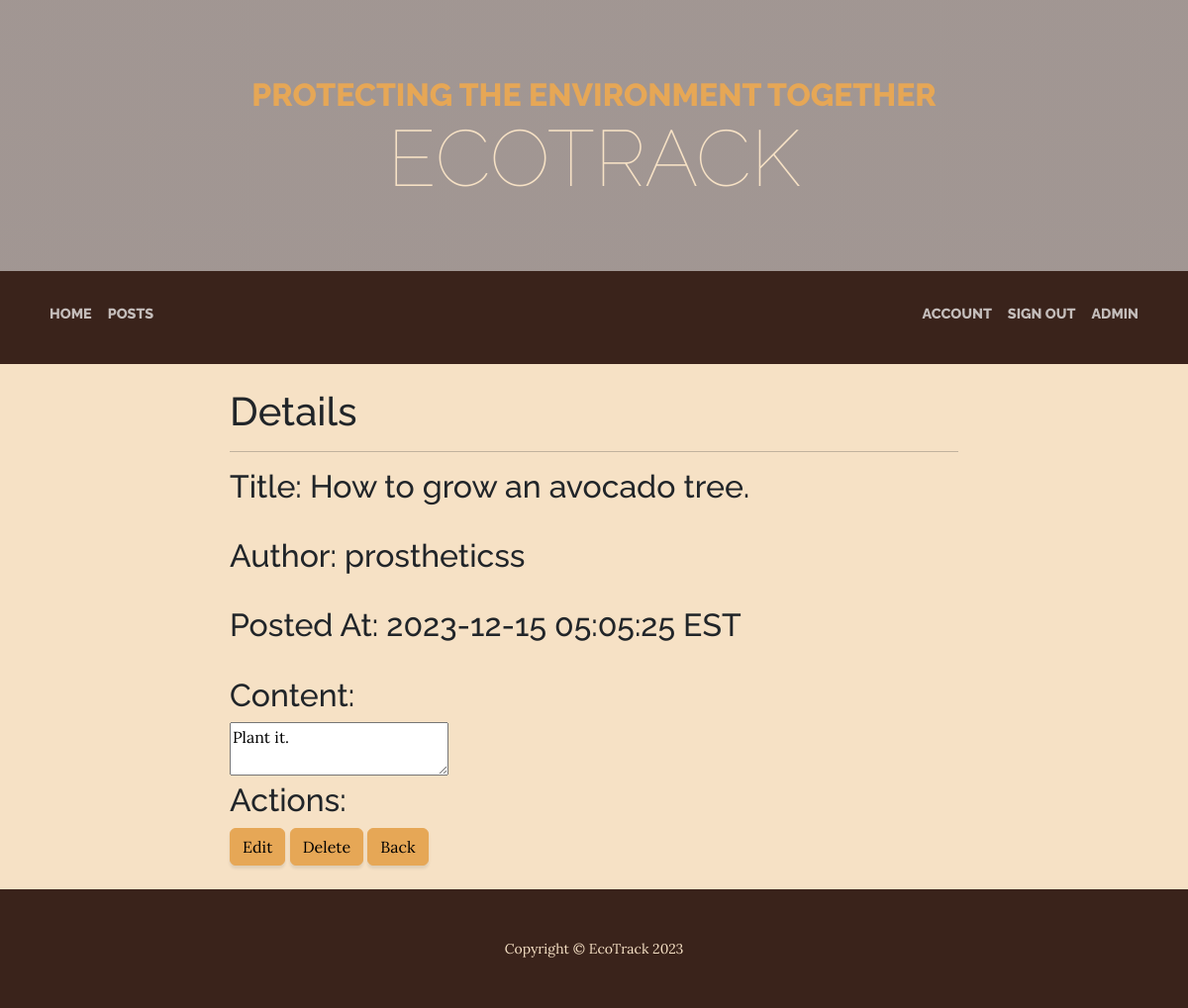
/admin/posts/detail.php?id=3 (signed in), run on the app's committed database.
### tables this page shows
CREATE TABLE `posts` (
  `ID` int(10) UNSIGNED NOT NULL,
  `userID` int(10) UNSIGNED DEFAULT NULL,
  `title` varchar(100) DEFAULT NULL,
  `content` longtext DEFAULT NULL,
  `postedDateTime` datetime DEFAULT NULL
);

CREATE TABLE `users` (
  `ID` int(10) UNSIGNED NOT NULL,
  `username` varchar(48) NOT NULL,
  `email` varchar(254) NOT NULL,
  `password` varchar(254) NOT NULL
);

### public/global.php (called while the page is built, shortened)
<?php
function query($query, $data){
    $stmt = __DB__->prepare($query);
    $stmt->execute($data);
    return $stmt;
}
function getAuthor($id){
    $author = query('SELECT username FROM users WHERE ID = ?', [$id])->fetch()['username'];
    return $author;
}
function getPost($id){
    $post = query('SELECT * FROM posts WHERE ID = ?', [$id])->fetch();
    return $post;
}

### public/admin/posts/detail.php (the view, shortened to what this page needs)
<?php
require_once('../../global.php');
$post = getPost($_GET['id']);
?>
<!DOCTYPE html>
<html lang="en">
<head>
    <link href="../../css/styles.css" rel="stylesheet" />
</head>
<body>
    <header>
        <h1 class="site-heading text-center text-faded d-none d-lg-block">
            <span class="site-heading-upper text-primary mb-3">Protecting the environment together</span>
            <span class="site-heading-lower">EcoTrack</span>
        </h1>
    </header>
    <nav class="navbar navbar-expand-lg navbar-dark py-lg-4" id="mainNav">
        <div class="container">
            <div class="d-flex align-items-center">
                <ul class="navbar-nav">
                    <li class="nav-item mb-2"><a class="nav-link text-uppercase" href="../../index.php">Home</a></li>
                    <li class="nav-item mb-2"><a class="nav-link text-uppercase" href="../../posts.php">Posts</a></li>
                </ul>
            </div>
            <?php if(isset($_SESSION['id'])){
                echo '
                <div class="justify-content-end" id="navbarSupportedContent">
                <ul class="navbar-nav">
                    <li class="nav-item mb-2"><a class="nav-link text-uppercase" href="../../account/index.php?id='.$_SESSION['id'].'">Account</a></li>
                    <li class="nav-item mb-2"><a class="nav-link text-uppercase" href="../../signout.php">Sign Out</a></li>
                    ';
                if($_SESSION['admin'] == true) echo '<li class="nav-item mb-2"><a class="nav-link text-uppercase" href="../index.php">Admin</a></li>';
                echo '</ul>
                </div>';
            }
            ?>
        </div>
    </nav>
    <section class="bg-faded">
        <div class="container">
            <div class="row">
                <div class="col-lg-8 col-md-10 mx-auto">
                    <br/>
                    <h1>Details</h1>
                    <hr/>
                    <h2>Title: <?= $post['title'] ?></h2>
                    <br/>
                    <h2>Author: <?= getAuthor($post['userID']) ?></h2>
                    <br/>
                    <h2>Posted At: <?= $post['postedDateTime'] ?> EST</h2>
                    <br/>
                    <h2>Content: </h2>
                    <textarea readonly><?= $post['content'] ?></textarea>
                    <h2>Actions:</h2>
                    <a href="edit.php?id=<?= $post['ID'] ?>"><button class="btn btn-primary">Edit</button></a>
                    <a href="delete.php?id=<?= $post['ID'] ?>"><button class="btn btn-primary">Delete</button></a>
                    <a href="index.php"><button class="btn btn-primary">Back</button></a>
                    <br/><br/>
                </div>
            </div>
        </div>
    </section>
    <footer class="footer text-faded text-center py-5">
        <div class="container">
            <p class="m-0 small">Copyright &copy; EcoTrack 2023</p>
        </div>
    </footer>
</body>
</html>

### data on the page
posts: title "How to grow an avocado tree.", userID.username "prostheticss", postedDateTime "2023-12-15 05:05:25", content "Plant it."
